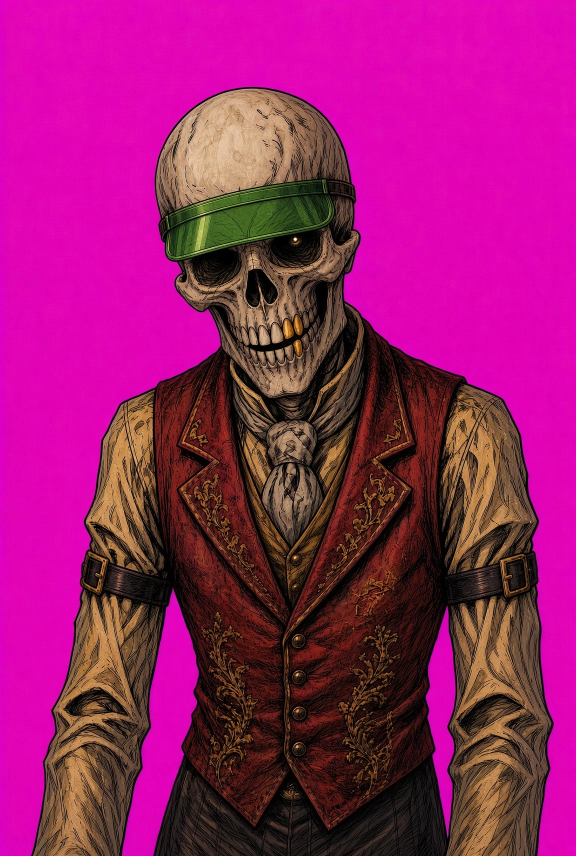
#> input picture lootdaggers/art-src/bj_dealer_deal.webp, 1152 x 1712 px, given in place of enemy_archer.webp, which was not available (shown at 1/2 size)
$ python batch_foes.py out.png ../art-src/bj_dealer_deal.webp
#> lines starting #> are read from the running program, lines starting #| are printed output that depends on the picture; after the words box and inside, x2 and y2 are one past the last pixel; in counts of white or black regions, pixels touching at a corner belong together; pictures that were not available may be replaced by others from this repository, and a replacement may not be noted
### lootdaggers/tools/prep.py
import sys, numpy as np
from PIL import Image
def clean(src, dst, size=768):
#> called with dst = 'out.png/archer/src.png', size = 768
    im=np.array(Image.open(src).convert('RGB')).astype(int)
    bg=im[3,3]; d=np.sqrt(((im-bg)**2).sum(-1)); r,g,b=im[...,0],im[...,1],im[...,2]
#> after `bg = im[3, 3]`: bg = [226, 1, 196]
    mask=(d<90)|((r-g>110)&(b-g>60))
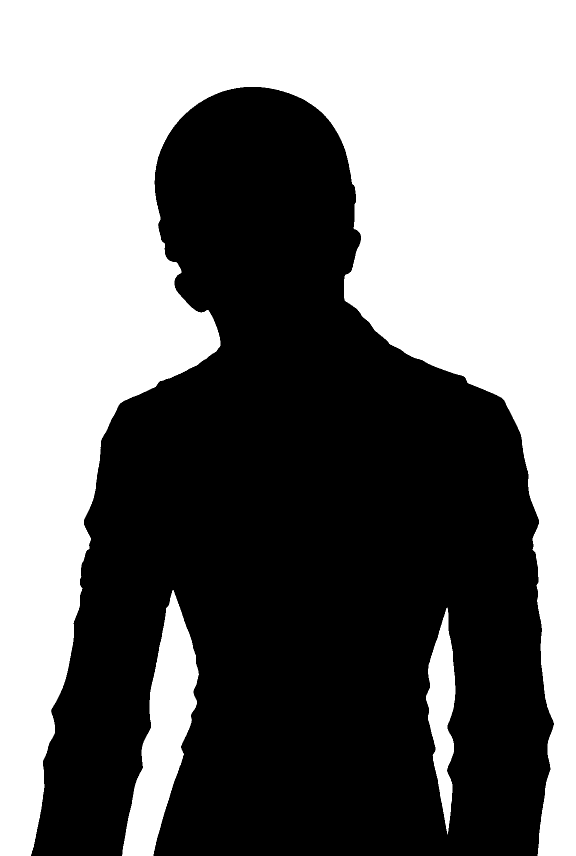
#> mask: shape (1712, 1152) bool (shown at 1/2 size); 47.7% white; 3 white regions, box (x1, y1, x2, y2) and area: (0, 0, 1152, 1712) 889150, (244, 1180, 398, 1712) 36533, (852, 1215, 911, 1669) 14525
    im[mask]=[255,255,255]
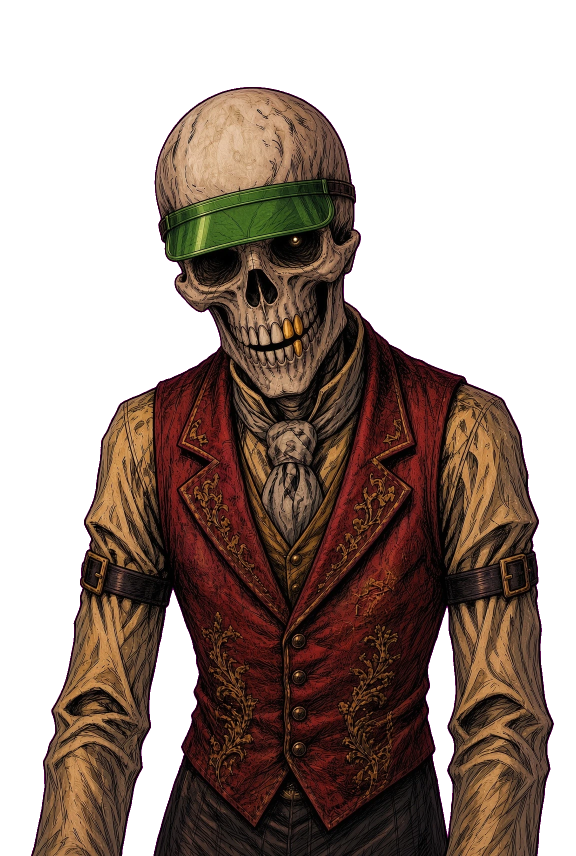
#> im: shape (1712, 1152, 3) int64 (shown at 1/2 size); mean R, G, B 164.3, 148.9, 141.5
    bb=Image.fromarray((~mask*255).astype('uint8')).getbbox()
#> bb = (62, 174, 1108, 1712)
    out=Image.fromarray(im.astype('uint8')).crop(bb); out.thumbnail((size,size))
    canvas=Image.new('RGB',(max(out.size)+80,)*2,(255,255,255)); canvas.paste(out,((canvas.width-out.width)//2,(canvas.height-out.height)//2)); canvas.save(dst)
#> after `canvas = Image.new('RGB', (max(out.size) + 80,) * 2, (255, 255, 255))`: canvas: PIL image 848x848 RGB; every value is 255
# [1 lines that do not run on import are left out]

### lootdaggers/tools/meshy.py
"""Tiny Meshy API client for the 3D pipeline. Reads MESHY_API_KEY from the
environment (never stored in the repo). Every task id and result URL is
appended to meshy-log.jsonl next to this file so paid work can be recovered."""
import base64, json, os, sys, time, urllib.request, urllib.error

API = 'https://api.meshy.ai/openapi'
KEY = os.environ.get('MESHY_API_KEY', '')
LOG = os.path.join(os.path.dirname(os.path.abspath(__file__)), 'meshy-log.jsonl')

def _req(method, path, body=None):
#> called with method = 'POST', path = '/v1/image-to-image'
    data = json.dumps(body).encode() if body is not None else None
    r = urllib.request.Request(API + path, data=data, method=method,
                               headers={'Authorization': 'Bearer ' + KEY, 'Content-Type': 'application/json'})
    for attempt in range(5):
        try:
            with urllib.request.urlopen(r, timeout=300) as f:
                return json.load(f)
        except urllib.error.HTTPError as e:
            msg = e.read().decode()[:500]
            if e.code in (429, 500, 502, 503) and attempt < 4:
                time.sleep(4 * (attempt + 1)); continue
            raise RuntimeError(f'{method} {path} -> {e.code}: {msg}')
        except urllib.error.URLError:
            if attempt < 4: time.sleep(4 * (attempt + 1)); continue
            raise

def balance():
    return _req('GET', '/v1/balance')['balance']

def data_uri(path):
    ext = os.path.splitext(path)[1].lower().lstrip('.')
    mime = {'png': 'image/png', 'jpg': 'image/jpeg', 'jpeg': 'image/jpeg', 'glb': 'application/octet-stream'}[ext]
    return f'data:{mime};base64,' + base64.b64encode(open(path, 'rb').read()).decode()

def log(entry):
    with open(LOG, 'a') as f: f.write(json.dumps(entry) + '\n')

def create(kind, body, tag):
    """kind: 'v1/image-to-image', 'v1/image-to-3d', 'v1/rigging', 'v1/animations', 'v1/retexture'"""
    res = _req('POST', '/' + kind, body)
    tid = res.get('result')
    log({'t': time.time(), 'tag': tag, 'kind': kind, 'id': tid})
    return tid

# [15 lines left out: functions wait, fetch, not called in this run]

### lootdaggers/tools/batch_foes.py
"""Foes and bosses: sprite -> front reference (image-to-image) -> 3D model ->
rig (humanoids). Resumable: each step's task JSON is kept in OUT/<id>/."""
import json, os, sys, concurrent.futures as cf
sys.path.insert(0, os.path.dirname(os.path.abspath(__file__)))
import meshy
sys.path.insert(0, sys.argv[2] if len(sys.argv) > 2 else '.')
from prep import clean

ART = os.path.join(os.path.dirname(os.path.abspath(__file__)), '..', 'art-src')
OUT = sys.argv[1]
H = 'Character turnaround reference for a 3D model: the exact same {d} from the reference image, same design, clothing, weapon, colours and gothic hand-painted style, shown full body from the FRONT facing the camera, standing straight in a neutral A-pose with arms held slightly away from the body and legs slightly apart{w}, plain white background, even flat lighting, no shadow, no text.'
N = '3D model reference: the exact same {d} from the reference image, same design, colours and gothic hand-painted style, shown whole in a clear three-quarter front view standing on the ground, plain white background, even flat lighting, no shadow, no text.'
ROSTER = [
  # id, sprite, humanoid height (m) or 0, description, weapon clause
  ('archer', 'enemy_archer', 1.8, 'skeleton archer in a rotting burial shroud hood', ', the bone bow held in the left hand pointing down'),
  ('orc', 'enemy_orc', 2.3, 'hulking tusked orc brute', ', the spiked stone club held in the right hand pointing down'),
  ('croupier', 'enemy_croupier', 1.8, 'undead casino croupier', ', the fan of cards in one hand and the slot-machine lever arm hanging at the side'),
  ('taxman', 'enemy_taxman', 1.8, 'bloated undead tax collector', ', the chained ledger hanging from the wrist'),
  ('mirror', 'enemy_mirror', 2.1, 'mirror wight spectre with a cracked hand-mirror for a face', ''),
  ('ironclad', 'enemy_ironclad', 2.3, 'ironclad husk in rusted riveted iron plate', ', the huge iron cleaver held in the right hand pointing down'),
  ('abom', 'enemy_abom', 2.4, 'stitched flesh abomination', ''),
  ('reaper', 'enemy_reaper', 2.6, 'hooded skeletal Reaper', ', the enormous scythe held upright in the right hand'),
  ('boneking', 'boss_boneking', 2.8, 'skeletal Bone King in a rotted crimson mantle and crooked crown', ', the bone greatsword held in the right hand pointing down'),
  ('lich', 'boss_lich', 2.2, 'Dice Lich sorcerer in tattered black and gold robes', ', the staff held upright in the right hand'),
  ('labfreak', 'boss_labfreak', 1.75, 'mad scientist Dr. Labfreak in a blood-stained lab coat', ''),
  ('labfreak2', 'boss_labfreak2', 2.8, 'hulking mutated Dr. Labfreak', ''),
  ('homunculus', 'enemy_homunculus', 1.0, 'small hunched homunculus with an oversized bald head', ''),
  ('rat', 'enemy_rat', 0, 'bloated plague rat', ''),
  ('slime', 'enemy_slime', 0, 'mass of translucent green ooze with a skull and coins inside', ''),
  ('wraith', 'enemy_wraith', 0, 'legless floating coin wraith in black grave-shrouds', ''),
  ('mimic', 'enemy_mimic', 0, 'mimic treasure chest with a fanged maw', ''),
  ('brainjar', 'enemy_brainjar', 0, 'brain in a glass jar on four brass spider legs', ''),
  ('bandit', 'boss_bandit', 0, 'One-Armed Bandit, a living cursed iron slot machine with a lever arm', ''),
]

def step(dirp, name, fn):
    p = os.path.join(dirp, name + '.json')
    if os.path.exists(p):
        d = json.load(open(p))
        if d.get('status') == 'SUCCEEDED': return d
    d = fn()
    json.dump(d, open(p, 'w'))
    return d

def run(c):
    cid, sprite, h, desc, weap = c
    d = os.path.join(OUT, cid); os.makedirs(d, exist_ok=True)
    src = os.path.join(d, 'src.png')
    if not os.path.exists(src): clean(os.path.join(ART, sprite + '.webp'), src)
#> call 2 of clean, with dst = 'out.png/orc/src.png', size = 768
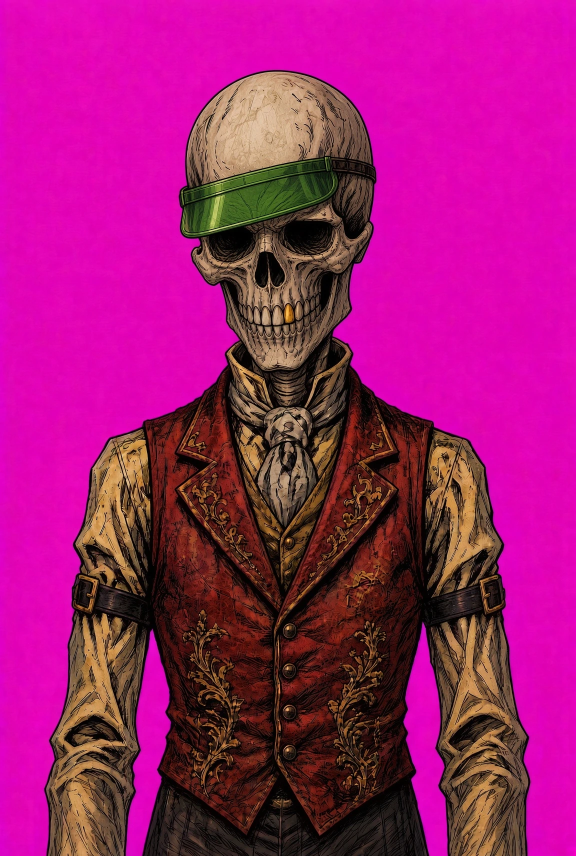
#> input picture lootdaggers/art-src/bj_dealer_sulk.webp, 1152 x 1712 px, given in place of enemy_orc.webp, which was not available (shown at 1/2 size)
#> in clean (call 2), `bg = im[3, 3]`: bg = [230, 5, 199]
#> in clean (call 2), `r, g, b = (im[..., 0], im[..., 1], im[..., 2])`:
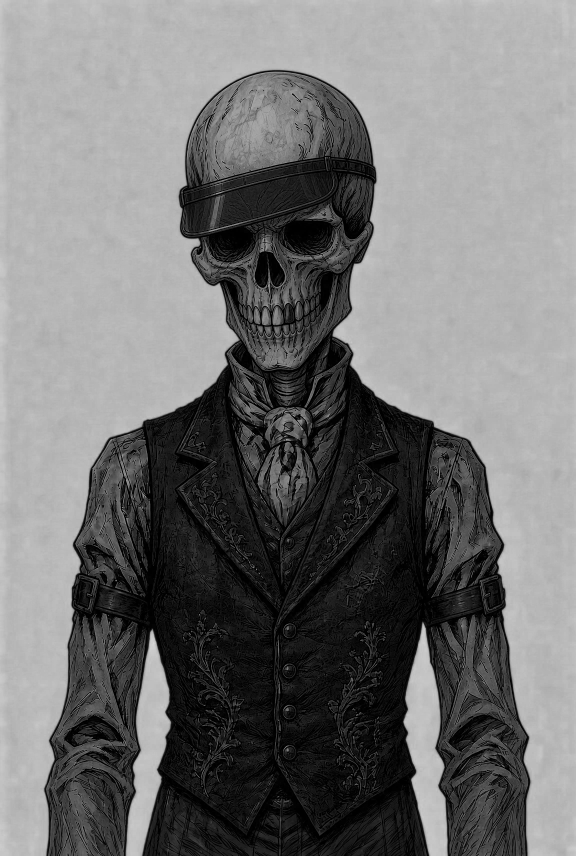
#> b: shape (1712, 1152) int64 (shown at 1/2 size); min 0, max 237, mean 114
#> in clean (call 2), `mask=(d<90)|((r-g>110)&(b-g>60))`: mask: shape (1712, 1152) bool; 52.5% white; 1 black region, box (x1, y1, x2, y2) and area: (88, 140, 1061, 1712) 936352
#> in clean (call 2), `im[mask]=[255,255,255]`:
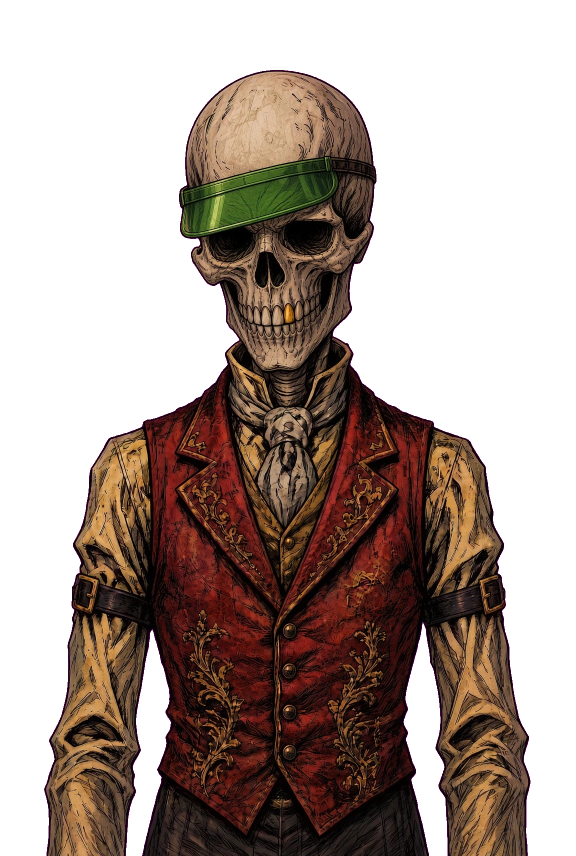
#> im: shape (1712, 1152, 3) int64 (shown at 1/2 size); mean R, G, B 173.5, 158.9, 151.9
#> in clean (call 2), `bb=Image.fromarray((~mask*255).astype('uint8')).getbbox()`: bb = (88, 140, 1061, 1712)
#> in clean (call 2), `out.thumbnail((size, size))`:
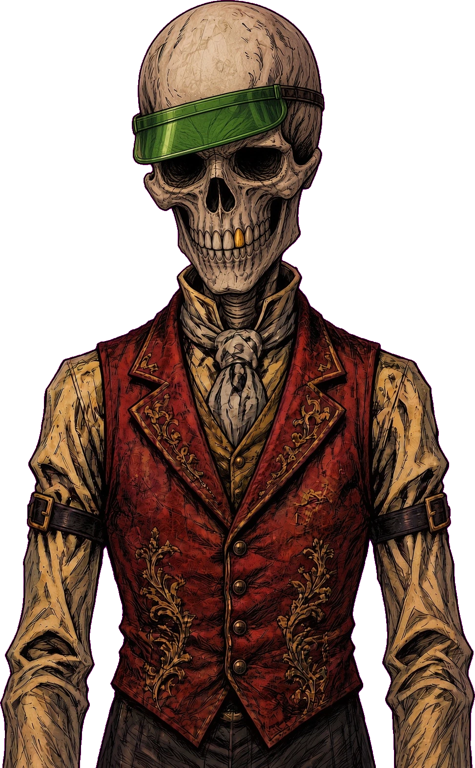
#> out: PIL image 475x768 RGB; mean R, G, B 149.9, 131.1, 122.1
#> in clean (call 2), `canvas.paste(out, ((canvas.width - out.width) // 2, (canvas.height - o`:
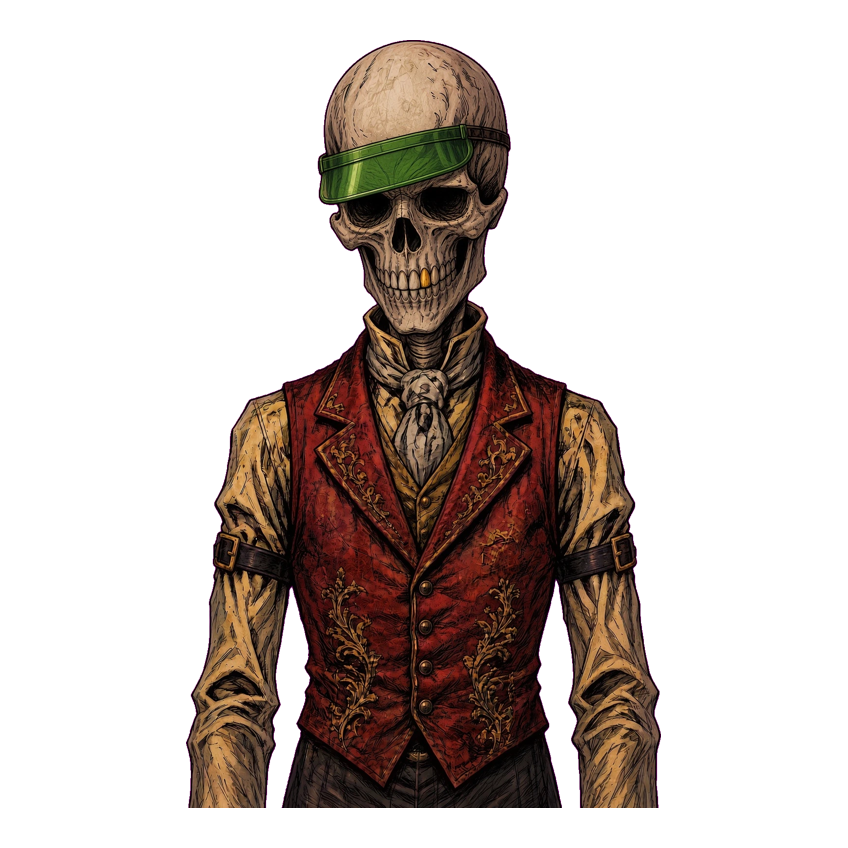
#> canvas: PIL image 848x848 RGB; mean R, G, B 201.7, 192.2, 187.6
    prompt = (H.format(d=desc, w=weap) if h else N.format(d=desc))
    ref = step(d, 'ref', lambda: meshy.wait('v1/image-to-image', meshy.create('v1/image-to-image', {
        'ai_model': 'nano-banana-2', 'reference_image_urls': [meshy.data_uri(src)], 'prompt': prompt, 'aspect_ratio': '3:4' if h else '1:1'}, cid + ':ref'), every=5))
    if ref['status'] != 'SUCCEEDED': return cid, 'ref ' + ref['status']
    refp = os.path.join(d, 'ref.png')
    if not os.path.exists(refp): meshy.fetch(ref['image_urls'][0], refp)
    mod = step(d, 'model', lambda: meshy.wait('v1/image-to-3d', meshy.create('v1/image-to-3d', {
        'image_url': meshy.data_uri(refp), 'ai_model': 'latest', 'should_remesh': True, 'topology': 'triangle',
        'target_polycount': 15000 if h else 12000, 'should_texture': True, 'enable_pbr': True, 'target_formats': ['glb']}, cid + ':model'), every=10))
    if mod['status'] != 'SUCCEEDED': return cid, 'model ' + mod['status']
    if not os.path.exists(os.path.join(d, 'thumb.png')): meshy.fetch(mod['thumbnail_url'], os.path.join(d, 'thumb.png'))
    if not os.path.exists(os.path.join(d, 'model.glb')): meshy.fetch(mod['model_urls']['glb'], os.path.join(d, 'model.glb'))
    if not h: return cid, 'static ok'
    rig = step(d, 'rig', lambda: meshy.wait('v1/rigging', meshy.create('v1/rigging', {'input_task_id': mod['id'], 'height_meters': h}, cid + ':rig'), every=8))
    if rig['status'] != 'SUCCEEDED': return cid, 'rig ' + rig['status'] + ' ' + str(rig.get('task_error'))
    if not os.path.exists(os.path.join(d, 'rigged.glb')): meshy.fetch(rig['result']['rigged_character_glb_url'], os.path.join(d, 'rigged.glb'))
    return cid, 'rigged ok'

if __name__ == '__main__':
    only = os.environ.get('ONLY')
    todo = [c for c in ROSTER if not only or c[0] in only.split(',')]
    with cf.ThreadPoolExecutor(4) as ex:
        futs = {ex.submit(run, c): c[0] for c in todo}
#> futs = 19 items
        for f in cf.as_completed(futs):
            try: print(f.result(), flush=True)
            except Exception as e: print(futs[f], 'ERROR', e, flush=True)
#> this loop made 19 passes
#| mirror ERROR [Errno 2] No such file or directory: 'lootdaggers/tools/../art-src/enemy_mirror.webp'
#| mimic ERROR [Errno 2] No such file or directory: 'lootdaggers/tools/../art-src/enemy_mimic.webp'
#| ironclad ERROR [Errno 2] No such file or directory: 'lootdaggers/tools/../art-src/enemy_ironclad.webp'
#| archer ERROR 'utf-8' codec can't decode byte 0xf0 in position 4: invalid continuation byte
#| labfreak2 ERROR [Errno 2] No such file or directory: 'lootdaggers/tools/../art-src/boss_labfreak2.webp'
#| abom ERROR [Errno 2] No such file or directory: 'lootdaggers/tools/../art-src/enemy_abom.webp'
#| labfreak ERROR [Errno 2] No such file or directory: 'lootdaggers/tools/../art-src/boss_labfreak.webp'
#| orc ERROR 'utf-8' codec can't decode byte 0xf0 in position 4: invalid continuation byte
#> (further printed lines are left out)
    print('balance', meshy.balance(), flush=True)
#> (the call stopped at in _req, `with urllib.request.urlopen(r, timeout=300) as f:`: the network is not available in this run)
